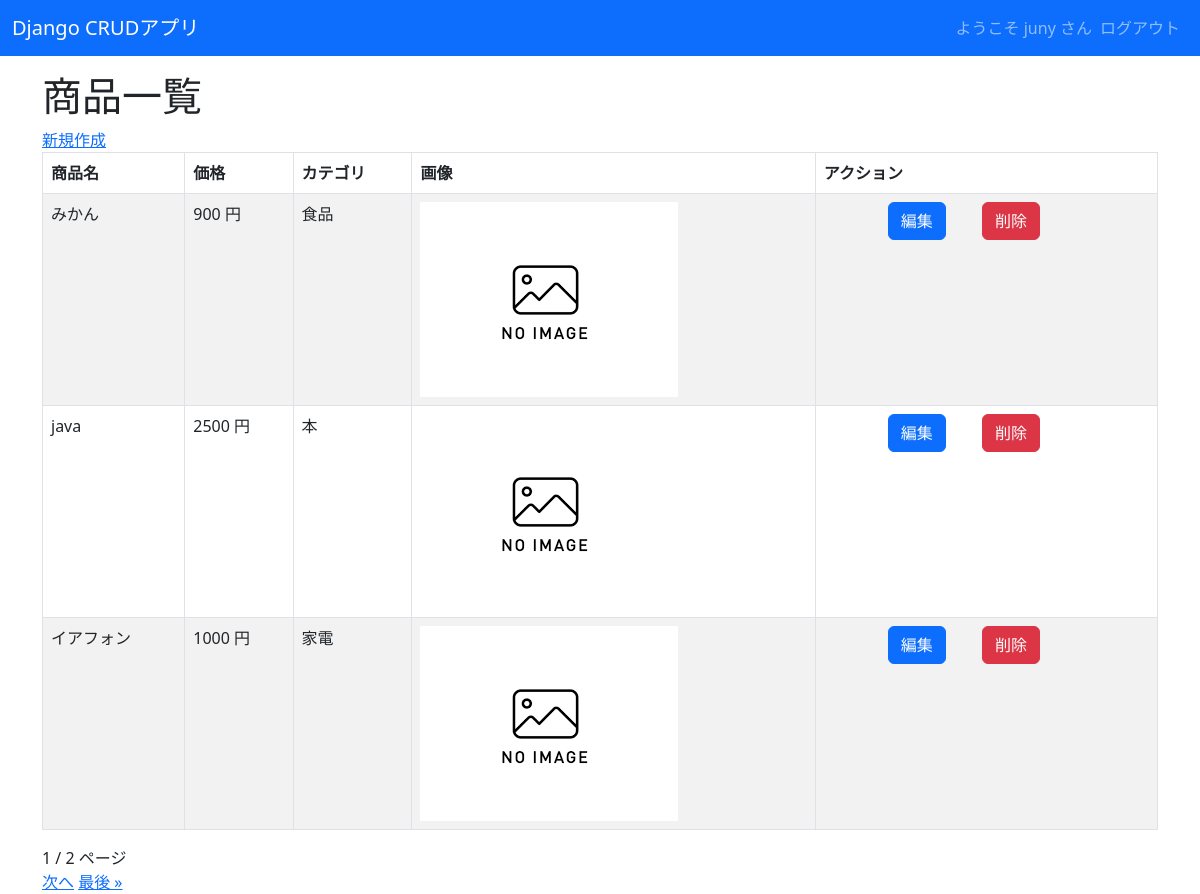
Screenshot of /crud/ (signed in) with the database file from the repository.
### crud/models.py (models this page shows, shortened)
class Product(models.Model):
    name = models.CharField(max_length=200)
    price = models.PositiveIntegerField()
    category = models.ForeignKey(Category, on_delete=models.CASCADE)
    img = models.ImageField(blank=True, default='noImage.png')
    explain = models.TextField(blank=True, null=True)

class Category(models.Model):
    name = models.CharField(max_length=200)
    def __str__(self):
        return self.name

### crud/views.py (the view)
# urls.py: path('crud/', views.ProductListView.as_view(), name="list"),
class ProductListView(LoginRequiredMixin, ListView):
    model = Product
    paginate_by = 3

### crud/templates/crud/product_list.html (shortened to what this page needs)
{% extends "base.html" %}
{% block content %}
<h1>商品一覧</h1>
<a href="{% url 'new' %}">新規作成</a>
<table class="table table-striped table-hover table-bordered">
   <thead>
       <tr>
           <th>商品名</th>
           <th>価格</th>
           <th>カテゴリ</th>
           <th>画像</th>
           <th>アクション</th>
       </tr>
   </thead>
   {% for product in object_list %}
   <tr>
       <td>{{ product.name }}</td>
       <td>{{ product.price }} 円</td>
       <td>{{ product.category }}</td>
       <td><img src="{{ product.img.url }}" style="width:100px height:auto;"></td>
       <td>
    　　　　<button class="btn btn-primary" onclick="location.href='{% url 'edit' pk=product.pk %}'">編集</button>
        　　<button class="btn btn-danger" onclick="location.href='{% url 'delete' pk=product.pk %}'">削除</button>
        </td>
    </tr>
    {% endfor %}
</table>
{{ page_obj.number }} / {{ page_obj.paginator.num_pages }} ページ<br>
{% if page_obj.has_next %}
<a href="?page={{ page_obj.next_page_number }}">次へ</a>
<a href="?page={{ page_obj.paginator.num_pages }}">最後 &raquo;</a>
{% endif %}
{% endblock %}

### crud/templates/base.html (shortened to what this page needs)
<!DOCTYPE html>
<html lang="ja">
<head>
    <link href="https://cdn.jsdelivr.net/npm/bootstrap@5.3.0-alpha3/dist/css/bootstrap.min.css" rel="stylesheet">
</head>
<body>
    <nav class="navbar navbar-expand-lg navbar-dark bg-primary" style="margin-bottom: 1rem;">
        <div class="container-fluid">
            <a class="navbar-brand" href="{% url 'list' %}">Django CRUDアプリ</a>
            <div class="collapse navbar-collapse" id="navbarNav">
                <ul class="navbar-nav ms-auto">
                    {% if request.user.is_authenticated %}
                    <span class="navbar-text">
                        ようこそ {{ user.get_username }} さん
                    </span>
                    <li class="nav-item">
                        <form action="{% url 'logout' %}" method="post">
                            <input class="nav-link" type="submit" value="ログアウト">
                        </form>
                    </li>
                    {% else %}
                    <li class="nav-item">
                        <a class="nav-link" href="{% url 'login' %}">ログイン</a>
                    </li>
                    {% endif %}
                </ul>
            </div>
        </div>
    </nav>
    <div class="container">
        {% block content %}{% endblock %}
    </div>
</body>
</html>

### rows the page displays
Product: name "みかん", price "900", category "食品", img (placeholder picture)
Product: name "java", price "2500", category "本", img (placeholder picture)
Product: name "イアフォン", price "1000", category "家電", img (placeholder picture)

### other values shown
{{ user.get_username }} "juny"
{{ page_obj.number }} "1"
{{ page_obj.paginator.num_pages }} "2"
